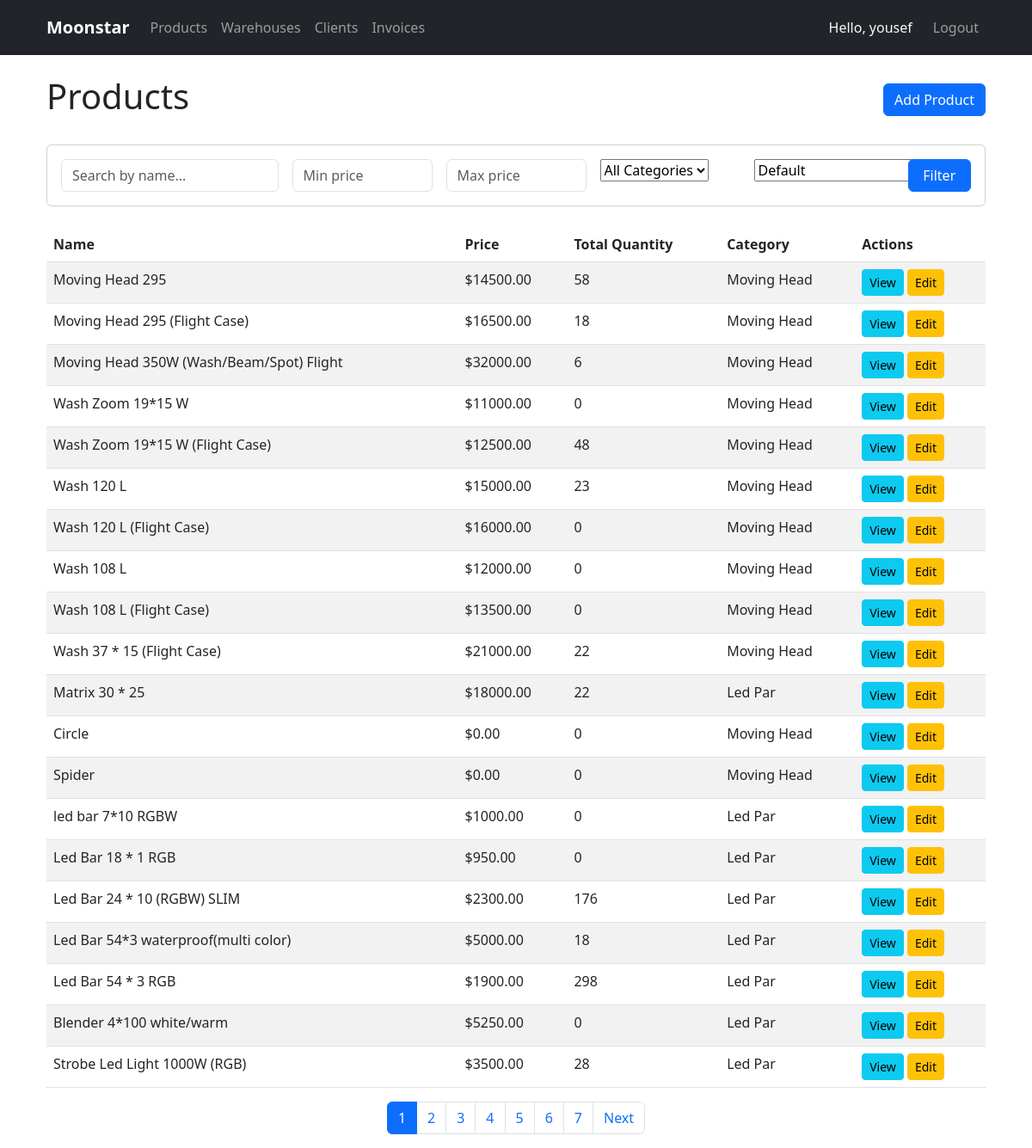
Screenshot of /manager/products/list/ (signed in) with the database file from the repository.
### manager/models.py (models this page shows, shortened)
class Product(models.Model):
    class Category(models.TextChoices):
        MOVING_HEAD = 'Moving Head', 'Moving Head'
        LED_PAR = 'Led Par', 'Led Par'
        SMOKE = 'Smoke', 'Smoke'
        CONTROLS = 'Controlls', 'Controlls'
        LASER_BEAM = 'Laser Beam', 'Laser Beam'
        LAMPS = 'Lamps', 'Lamps'
        TRUSS = 'Truss', 'Truss'
        LED_SCREENS = 'Led Screens', 'Led Screens'
        ACCESSORIES = 'Accessories', 'Accessories'
        OTHER = 'Other', 'Other'
    name = models.CharField(max_length=255)
    category = models.CharField(
        max_length=20,
        choices=Category.choices,
        default=Category.OTHER,
        verbose_name="Product Category"
    )
    price = models.DecimalField(
        max_digits=10,
        decimal_places=2,
        validators=[MinValueValidator(0)]
    )
    details = models.TextField(blank=True, null=True)
    main_image = models.ImageField(upload_to='products/main_images/')
    video = models.FileField(upload_to='products/videos/', blank=True, null=True)
    created_at = models.DateTimeField(auto_now_add=True)
    updated_at = models.DateTimeField(auto_now=True)
    @property
    def total_quantity(self):
        result = WarehouseProduct.objects.filter(
            product=self
        ).aggregate(total=Sum('quantity'))
        return result['total'] or 0

### manager/views.py (the view)
# urls.py: path('products/list/', ProductListView.as_view(), name='product_list'),
class ProductListView(LoginRequiredMixin, FilterView):
    model = Product
    template_name = 'manager/products/list.html'
    context_object_name = 'products'
    filterset_class = ProductFilter
    paginate_by = 20
    def get_context_data(self, **kwargs):
        context = super().get_context_data(**kwargs)
        context['filter'] = context['filter']  # Make filter available in template
        return context

### templates/manager/products/list.html (shortened to what this page needs)
{% extends 'base.html' %}
{% block content %}
<div class="d-flex justify-content-between align-items-center mb-4">
    <h1>Products</h1>
    <a href="{% url 'product_create' %}" class="btn btn-primary">Add Product</a>
</div>
<div class="card mb-4">
    <div class="card-body">
        <form method="get" class="row g-3">
            <div class="col-md-3">
                {{ filter.form.name }}
            </div>
            <div class="col-md-2">
                {{ filter.form.price_min }}
            </div>
            <div class="col-md-2">
                {{ filter.form.price_max }}
            </div>
            <div class="col-md-2">
                {{ filter.form.category }}
            </div>
            <div class="col-md-2">
                {{ filter.form.ordering }}
            </div>
            <div class="col-md-1">
                <button type="submit" class="btn btn-primary w-100">Filter</button>
            </div>
        </form>
    </div>
</div>
<div class="table-responsive">
    <table class="table table-striped">
        <thead>
            <tr>
                <th>Name</th>
                <th>Price</th>
                <th>Total Quantity</th>
                <th>Category</th>
                <th>Actions</th>
            </tr>
        </thead>
        <tbody>
            {% for product in products %}
            <tr>
                <td>{{ product.name }}</td>
                <td>${{ product.price }}</td>
                <td>{{ product.total_quantity }}</td>
                <td>{{ product.get_category_display }}</td>
                <td>
                    <a href="{% url 'product_detail' product.id %}" class="btn btn-sm btn-info">View</a>
                    <a href="{% url 'product_update' product.id %}" class="btn btn-sm btn-warning">
                         Edit
                    </a>
                </td>
            </tr>
            {% empty %}
            <tr>
                <td colspan="5" class="text-center">No products found</td>
            </tr>
            {% endfor %}
        </tbody>
    </table>
</div>
{% if is_paginated %}
<nav aria-label="Page navigation">
    <ul class="pagination justify-content-center">
        {% for num in page_obj.paginator.page_range %}
        {% if page_obj.number == num %}
        <li class="page-item active"><a class="page-link" href="#">{{ num }}</a></li>
        {% else %}
        <li class="page-item"><a class="page-link" href="?page={{ num }}{% for key, value in request.GET.items %}{% if key != 'page' %}&{{ key }}={{ value }}{% endif %}{% endfor %}">{{ num }}</a></li>
        {% endif %}
        {% endfor %}
        {% if page_obj.has_next %}
        <li class="page-item">
            <a class="page-link" href="?page={{ page_obj.next_page_number }}{% for key, value in request.GET.items %}{% if key != 'page' %}&{{ key }}={{ value }}{% endif %}{% endfor %}">Next</a>
        </li>
        {% endif %}
    </ul>
</nav>
{% endif %}
{% endblock %}

### templates/base.html (shortened to what this page needs)
<!DOCTYPE html>
<html lang="en">
<head>
    <link href="https://cdn.jsdelivr.net/npm/bootstrap@5.3.0/dist/css/bootstrap.min.css" rel="stylesheet">
    <link rel="stylesheet" href="https://cdn.jsdelivr.net/npm/bootstrap-icons@1.8.0/font/bootstrap-icons.css">
</head>
<body>
    <nav class="navbar navbar-expand-lg navbar-dark bg-dark">
        <div class="container">
            <a class="navbar-brand" href="/">Moonstar</a>
            <div class="collapse navbar-collapse" id="navbarNav">
                <div class="navbar-nav me-auto">
                    <a class="nav-link {% if request.path == '/products/list/' %}active{% endif %}" href="{% url 'product_list' %}">
                        Products
                    </a>
                    <a class="nav-link {% if request.path == '/warehouses/' %}active{% endif %}" href="{% url 'warehouse_list' %}">
                        Warehouses
                    </a>
                    <a class="nav-link {% if request.path == '/clients/' %}active{% endif %}" href="{% url 'client_list' %}">
                        Clients
                    </a>
                    <a class="nav-link {% if request.path == '/invoices/' %}active{% endif %}" href="{% url 'invoice_list' %}">
                        Invoices
                    </a>
                </div>
                <div class="navbar-nav">
                    {% if user.is_authenticated %}
                        <span class="navbar-text text-light me-3">
                            Hello, {{ user.username }}
                        </span>
                        <a class="nav-link" href="{% url 'logout' %}">Logout</a>
                    {% else %}
                        <a class="nav-link" href="{% url 'login' %}">Login</a>
                    {% endif %}
                </div>
            </div>
        </div>
    </nav>
    <div class="container mt-3 mt-md-4">
        {% block content %}{% endblock %}
    </div>
</body>
</html>

### templates/base.html (style rules this page uses)
:root { --mobile-breakpoint: 768px; }
.navbar { padding: 0.75rem 1rem; }
.navbar-brand { font-weight: 600; font-size: 1.25rem; }
.nav-link { padding: 0.5rem 1rem; }
.container { padding-left: 1rem; padding-right: 1rem; }
@media (min-width: 768px) { .container { max-width: 1140px; padding-left: 1.5rem; padding-right: 1.5rem; } }

### rows the page displays
Product: name "Moving Head 295", price "14500.00", total_quantity "58", category "Moving Head"
Product: name "Moving Head 295 (Flight Case)", price "16500.00", total_quantity "18", category "Moving Head"
Product: name "Moving Head 350W (Wash/Beam/Spot) Flight", price "32000.00", total_quantity "6", category "Moving Head"
Product: name "Wash Zoom 19*15 W", price "11000.00", total_quantity "0", category "Moving Head"
Product: name "Wash Zoom 19*15 W (Flight Case)", price "12500.00", total_quantity "48", category "Moving Head"
Product: name "Wash 120 L", price "15000.00", total_quantity "23", category "Moving Head"
Product: name "Wash 120 L (Flight Case)", price "16000.00", total_quantity "0", category "Moving Head"
Product: name "Wash 108 L", price "12000.00", total_quantity "0", category "Moving Head"
Product: name "Wash 108 L (Flight Case)", price "13500.00", total_quantity "0", category "Moving Head"
Product: name "Wash 37 * 15 (Flight Case)", price "21000.00", total_quantity "22", category "Moving Head"
Product: name "Matrix 30 * 25", price "18000.00", total_quantity "22", category "Led Par"
Product: name "Circle", price "0.00", total_quantity "0", category "Moving Head"
Product: name "Spider", price "0.00", total_quantity "0", category "Moving Head"
Product: name "led bar 7*10 RGBW", price "1000.00", total_quantity "0", category "Led Par"
Product: name "Led Bar 18 * 1 RGB", price "950.00", total_quantity "0", category "Led Par"
Product: name "Led Bar 24 * 10 (RGBW) SLIM", price "2300.00", total_quantity "176", category "Led Par"
Product: name "Led Bar 54*3 waterproof(multi color)", price "5000.00", total_quantity "18", category "Led Par"
Product: name "Led Bar 54 * 3 RGB", price "1900.00", total_quantity "298", category "Led Par"
Product: name "Blender 4*100 white/warm", price "5250.00", total_quantity "0", category "Led Par"
Product: name "Strobe Led Light 1000W (RGB)", price "3500.00", total_quantity "28", category "Led Par"

### other values shown
{{ user.username }} "yousef"
{{ num }} "1"
{{ num }} "2" "3" "4" "5" "6" "7"
